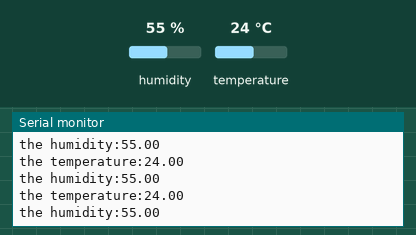
This sketch was run on a simulated ESP8266 (NodeMCU). On the bench: the last lines printed to the serial monitor. Inputs (shaded band) come from the test bench; at power-on: humidity 55 %, temperature 24 °C. WiFi joins after 1.5 s; servers stay silent unless stated; no MQTT or app messages arrive unless stated.

Above: at 2.8 s.
2.9 s: humidity set to 22 %
At 4.1 s:
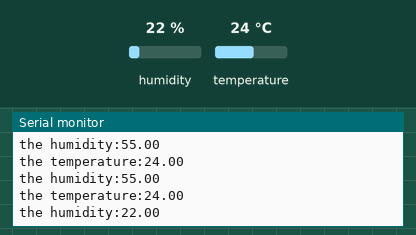
5.6 s: temperature set to 12 °C
At 6.1 s:
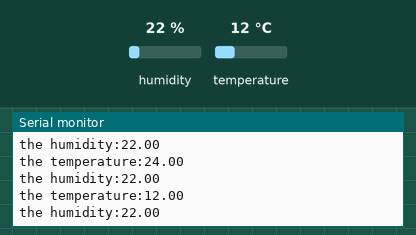
8.3 s: humidity set to 40 %
At 10.2 s:
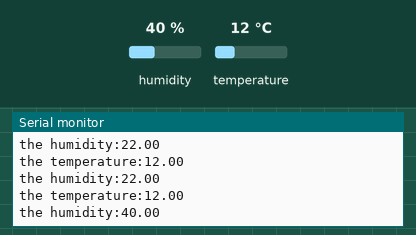
Timing chart, 0 to 11.7 s (numbered marks = the images above; inputs shaded):
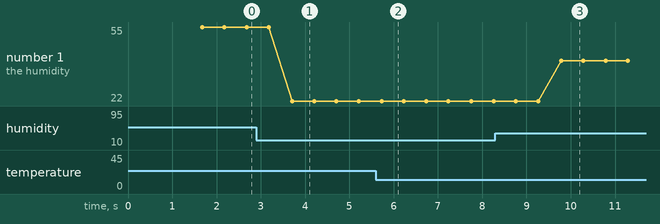

Measured:
- after the input at 2.9 s, the serial monitor: prints a new line after 0.80 s (image 1)
- after the input at 5.6 s, the serial monitor: prints a new line after 0.13 s (image 2)
- after the input at 8.3 s, the serial monitor: prints a new line after 1.5 s (image 3)
- plotted number 1: 55 → 22 after the input at 2.9 s, 22 → 40 after the input at 8.3 s

The sketch:

wifi_dht.ino
```cpp
#include <DHT.h>
#include <DHT_U.h>
#define DHTpin D5
#define DHTType DHT11
DHT dht(DHTpin,DHTType);

char msg[50];

#include <ESP8266WiFi.h>
#include<PubSubClient.h>
char * SSID="friend";
char * password="11111111";
char * server = "iot.eclipse.org";
WiFiClient node1;
PubSubClient client(node1);


void setup() {
// pinMode(16,OUTPUT);                //or pinMode(D0,output);
  dht.begin();
  // put your setup code here, to run once:
Serial.begin(9600);
WiFi.begin(SSID,password);
while(WiFi.status()!=WL_CONNECTED)
{
  Serial.printf(".");
  delay(200);
}
Serial.print("\n");
Serial.println("WiFi Connected");

Serial.print("the  IP: ");
Serial.println(WiFi.localIP());
client.setServer(server,1883);
client.publish("iotstars",msg);

}
void reconnect()
{
  while(!client.connected())
  {
    Serial.print("connecting");
    if(client.connect("node1"))
    {
      client.publish("iotstars",msg);
    }
  }
}

void loop() {
  // put your main code here, to run repeatedly:
 if(!client.connected())
 {
  reconnect();
 }

 client.loop();


float T,H;
T=dht.readTemperature();
H=dht.readHumidity();
Serial.print("the temperature:");
Serial.println(T);
Serial.print("the humidity:");
Serial.println(H);
delay(500);
String data="temp="+String(T)+",hum="+String(H);
data.toCharArray(msg,50);
client.publish("iotstars",msg);
}
```
